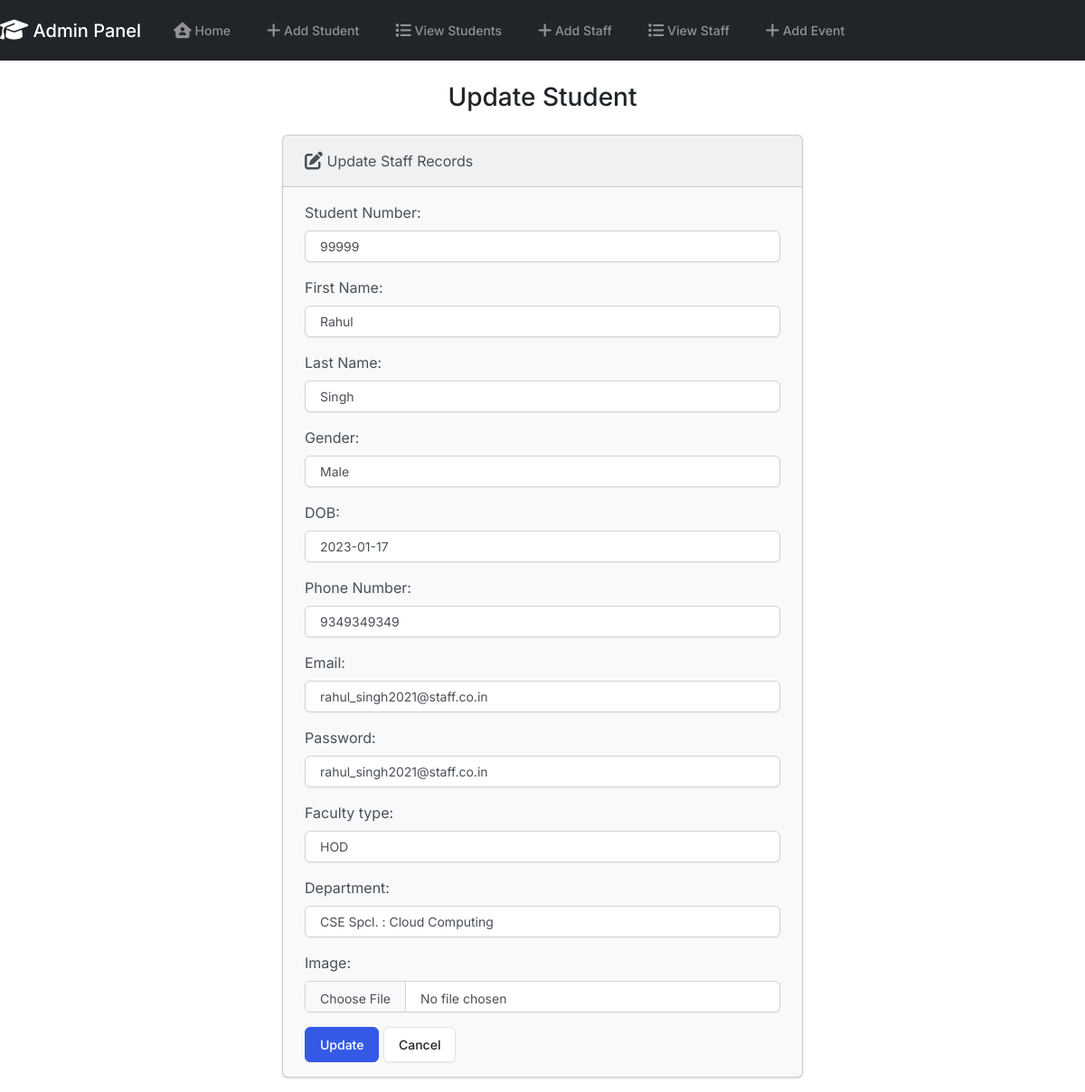
Screenshot of /edit_staff/1/ with the database file from the repository.
### main_app/models.py (models this page shows, shortened)
class staff_registration(models.Model):
    staff_number= models.PositiveIntegerField()
    first_name = models.CharField(max_length=100)
    last_name = models.CharField(max_length=100)
    gender= models.CharField(max_length=100,null=True,blank=True)
    date_of_birth = models.CharField(max_length=1000, null=True)
    phone = models.CharField(max_length=100)
    email = models.EmailField(max_length=100)
    password = models.CharField(max_length=100)
    faculty_type= models.CharField(max_length=100)
    department = models.CharField(max_length=100,null=True,blank=True)
    image = models.ImageField(upload_to='images/',null=True,blank=True)
    date = models.DateField()

### main_app/views.py (the view)
# urls.py: path('edit_staff/<int:id>/', views.staff_edit, name='staff_edit'),
def staff_edit(request, id):
    if request.method == "POST":
        staff = staff_registration.objects.get(pk = id)
        form = StaffForm(request.POST, instance=staff)
        if form.is_valid():
            form.save()
            return render(request, 'edit_staff.html',{
                'form' : form,
                'success' : True
            })
    else:
            staff = staff_registration.objects.get(pk = id)
            form = StaffForm(instance=staff)
    return render(request, 'edit_staff.html',{
        'form' : form
    })

### templates/edit_staff.html (shortened to what this page needs)
{% extends 'base.html' %}
{% block body %}
  <h3 class="text-center m-4">Update Student</h3>
  {% if success %}
    <div class="alert alert-success" role="alert">
      The Staff updated successfully.
      <a href="{% url 'home' %}" class="alert-link">Go to Home Page.</a>
    </div>
  {% else %}
    <div class="row justify-content-center">
      <div class="col-6">
        <div class="card bg-light mb-3">
          <div class="card-header">
            <i class="fa-solid fa-pen-to-square fa-lg"></i> Update Staff Records
          </div>
          <div class="card-body">
            <form action="" method="POST">
              {{ form.as_p }}
              <button type="submit" class="btn btn-primary">Update</button>
              <a href="{% url 'home' %}" class="btn btn-secondary">Cancel</a>
            </form>
          </div>
        </div>
      </div>
    </div>
  {% endif %}
  {% endblock body %}

### rows the page displays
staff_registration: staff_number "99999", first_name "Rahul", last_name "Singh", gender "Male", date_of_birth "2023-01-17", phone "9349349349", email "rahul_singh2021@staff.co.in", password "rahul_singh2021@staff.co.in", faculty_type "HOD", department "CSE Spcl. : Cloud Computing"
